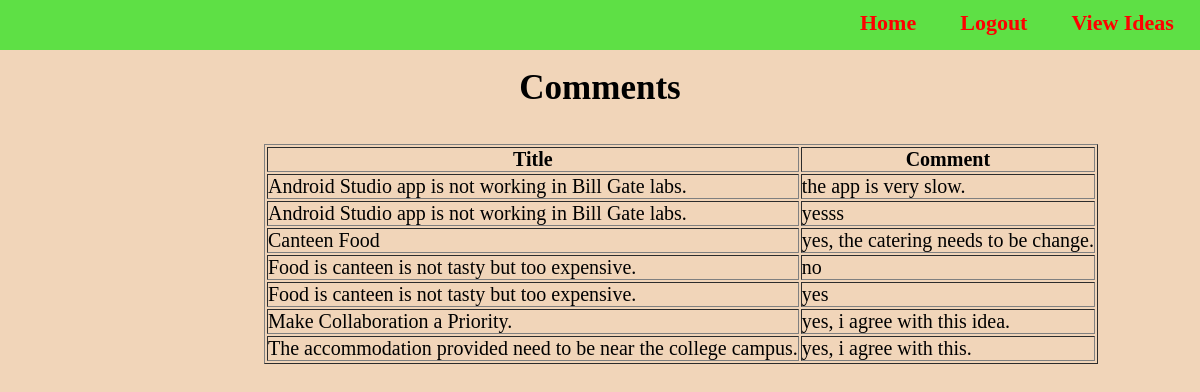
The page /viewic.php on the database its author committed.
### tables this page shows
CREATE TABLE IF NOT EXISTS `comment` (
  `c_id` int(5) NOT NULL,
  `c_title` varchar(255) NOT NULL,
  `comments` varchar(255) NOT NULL,
  `user_id` varchar(50) NOT NULL
);

### viewic.php (the view, shortened to what this page needs)
<?php
require_once 'db.php';
$sql1 = mysqli_query($cont, "SELECT * FROM comment ORDER BY c_title asc ");
?>
<!DOCTYPE html PUBLIC "-//W3C//DTD XHTML 1.1//EN"
"http://www.w3.org/TR/xhtml1/DTD/xhtml1.dtd">
<html xmlns="http://www.w3.org/1999/xhtml">
<head>
</head>
<body>
<div id="link">
  <ul>
 <li><a href ="index.php"> Home </a> </li>
 <li><a href ="logout.php"> Logout </a> </li>
 <li><a href ="viewidea.php?page=1"> View Ideas </a> </li>
</ul>
	  	</div><br/>
<h1>Comments </h1> <br/><br/>
	<table border="1"   >
<tr>
<th>Title</th>
<th>Comment</th>
</tr>
	<?php
	while($row1 = mysqli_fetch_assoc($sql1)) {
		echo "<tr>";
		echo "<td>".$row1['c_title']."</td>";
		echo "<td>".$row1['comments']."</td>";
		echo "</tr>";
	}
	?>
	</table><br/> <br/>
</body>
</html>

### viewic.php (style rules this page uses)
table { font-size:20px; margin:auto; margin-left: 22%; }
* { margin:0px; padding:0px; }
h1 { text-align:center; font-size:35px; }
body { background-color:#f1d5b9; }
#link { width: 100%; height:50px; line-height :45px; background-color:#5ee045; }
#link ul { margin:auto; margin-left: 70%; }
#link ul li { display:inline-block; list-style:none; }
#link ul li a { text-decoration:none; color:red; padding: 20px; font-size: 22px; font-weight:bold; }

### rows shown on the page
comment: c_title "Android Studio app is not working in Bill Gate labs.", comments "the app is very slow."
comment: c_title "Android Studio app is not working in Bill Gate labs.", comments "yesss"
comment: c_title "Canteen Food", comments "yes, the catering needs to be change."
comment: c_title "Food is canteen is not tasty but too expensive.", comments "no"
comment: c_title "Food is canteen is not tasty but too expensive.", comments "yes"
comment: c_title "Make Collaboration a Priority.", comments "yes, i agree with this idea."
comment: c_title "The accommodation provided need to be near the college campus.", comments "yes, i agree with this."
